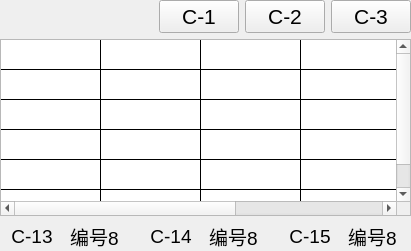
   <widget class="QWidget" name="widget_2" native="true">
    <property name="geometry">
     <rect>
      <x>0</x>
      <y>700</y>
      <width>411</width>
      <height>251</height>
     </rect>
    </property>
    <widget class="QWidget" name="verticalLayoutWidget">
     <property name="geometry">
      <rect>
       <x>0</x>
       <y>0</y>
       <width>411</width>
       <height>251</height>
      </rect>
     </property>
     <layout class="QVBoxLayout" name="verticalLayout">
      <item>
       <layout class="QHBoxLayout" name="horizontalLayout_17">
        <item>
         <spacer name="horizontalSpacer">
          <property name="orientation">
           <enum>Qt::Horizontal</enum>
          </property>
          <property name="sizeHint" stdset="0">
           <size>
            <width>208</width>
            <height>20</height>
           </size>
          </property>
         </spacer>
        </item>
        <item>
         <widget class="QPushButton" name="pushButton">
          <property name="font">
           <font>
            <pointsize>16</pointsize>
           </font>
          </property>
          <property name="text">
           <string>C-1</string>
          </property>
         </widget>
        </item>
        <item>
         <widget class="QPushButton" name="pushButton_2">
          <property name="font">
           <font>
            <pointsize>16</pointsize>
           </font>
          </property>
          <property name="text">
           <string>C-2</string>
          </property>
         </widget>
        </item>
        <item>
         <widget class="QPushButton" name="pushButton_3">
          <property name="font">
           <font>
            <pointsize>16</pointsize>
           </font>
          </property>
          <property name="text">
           <string>C-3</string>
          </property>
         </widget>
        </item>
       </layout>
      </item>
      <item>
       <widget class="QTableWidget" name="tableWidget_2">
        <property name="font">
         <font>
          <pointsize>11</pointsize>
         </font>
        </property>
        <property name="styleSheet">
         <string notr="true">gridline-color: rgb(0, 0, 0);</string>
        </property>
        <property name="dragDropOverwriteMode">
         <bool>true</bool>
        </property>
        <property name="selectionMode">
         <enum>QAbstractItemView::NoSelection</enum>
        </property>
        <property name="textElideMode">
         <enum>Qt::ElideLeft</enum>
        </property>
        <property name="verticalScrollMode">
         <enum>QAbstractItemView::ScrollPerItem</enum>
        </property>
        <property name="horizontalScrollMode">
         <enum>QAbstractItemView::ScrollPerItem</enum>
        </property>
        <property name="rowCount">
         <number>6</number>
        </property>
        <property name="columnCount">
         <number>5</number>
        </property>
        <attribute name="horizontalHeaderVisible">
         <bool>false</bool>
        </attribute>
        <attribute name="horizontalHeaderShowSortIndicator" stdset="0">
         <bool>false</bool>
        </attribute>
        <attribute name="horizontalHeaderStretchLastSection">
         <bool>true</bool>
        </attribute>
        <attribute name="verticalHeaderVisible">
         <bool>false</bool>
        </attribute>
        <attribute name="verticalHeaderStretchLastSection">
         <bool>true</bool>
        </attribute>
        <row>
         <property name="text">
          <string>新建行</string>
         </property>
         <property name="font">
          <font>
           <family>Agency FB</family>
           <pointsize>11</pointsize>
          </font>
         </property>
        </row>
        <row>
         <property name="text">
          <string>新建行</string>
         </property>
         <property name="font">
          <font>
           <family>Agency FB</family>
           <pointsize>11</pointsize>
          </font>
         </property>
        </row>
        <row>
         <property name="text">
          <string>新建行</string>
         </property>
         <property name="font">
          <font>
           <family>Agency FB</family>
           <pointsize>11</pointsize>
          </font>
         </property>
        </row>
        <row>
         <property name="text">
          <string>新建行</string>
         </property>
         <property name="font">
          <font>
           <family>Agency FB</family>
           <pointsize>11</pointsize>
          </font>
         </property>
        </row>
        <row>
         <property name="text">
          <string>新建行</string>
         </property>
         <property name="font">
          <font>
           <family>Agency FB</family>
           <pointsize>11</pointsize>
          </font>
         </property>
        </row>
        <row/>
        <column>
         <property name="text">
          <string>新建列</string>
         </property>
         <property name="font">
          <font>
           <pointsize>11</pointsize>
          </font>
         </property>
        </column>
        <column>
         <property name="text">
          <string>新建列</string>
         </property>
         <property name="font">
          <font>
           <pointsize>11</pointsize>
          </font>
         </property>
        </column>
        <column>
         <property name="text">
          <string>新建列</string>
         </property>
         <property name="font">
          <font>
           <family>Agency FB</family>
           <pointsize>11</pointsize>
          </font>
         </property>
        </column>
        <column>
         <property name="text">
          <string>新建列</string>
         </property>
         <property name="font">
          <font>
           <family>Agency FB</family>
           <pointsize>11</pointsize>
          </font>
         </property>
        </column>
        <column/>
        <item row="0" column="0">
         <property name="text">
          <string/>
         </property>
         <property name="font">
          <font>
           <pointsize>11</pointsize>
          </font>
         </property>
        </item>
       </widget>
      </item>
      <item>
       <layout class="QHBoxLayout" name="horizontalLayout_16">
        <item>
         <widget class="QLabel" name="label_10">
          <property name="minimumSize">
           <size>
            <width>0</width>
            <height>25</height>
           </size>
          </property>
          <property name="maximumSize">
           <size>
            <width>120</width>
            <height>16777215</height>
           </size>
          </property>
          <property name="font">
           <font>
            <pointsize>14</pointsize>
           </font>
          </property>
          <property name="text">
           <string>C-13</string>
          </property>
          <property name="alignment">
           <set>Qt::AlignCenter</set>
          </property>
         </widget>
        </item>
        <item>
         <widget class="QLabel" name="label_12">
          <property name="maximumSize">
           <size>
            <width>120</width>
            <height>16777215</height>
           </size>
          </property>
          <property name="font">
           <font>
            <pointsize>14</pointsize>
           </font>
          </property>
          <property name="text">
           <string>编号8</string>
          </property>
          <property name="alignment">
           <set>Qt::AlignLeading|Qt::AlignLeft|Qt::AlignVCenter</set>
          </property>
         </widget>
        </item>
        <item>
         <widget class="QLabel" name="label_11">
          <property name="maximumSize">
           <size>
            <width>120</width>
            <height>16777215</height>
           </size>
          </property>
          <property name="font">
           <font>
            <pointsize>14</pointsize>
           </font>
          </property>
          <property name="text">
           <string>C-14</string>
          </property>
          <property name="alignment">
           <set>Qt::AlignCenter</set>
          </property>
         </widget>
        </item>
        <item>
         <widget class="QLabel" name="label_15">
          <property name="maximumSize">
           <size>
            <width>120</width>
            <height>16777215</height>
           </size>
          </property>
          <property name="font">
           <font>
            <pointsize>14</pointsize>
           </font>
          </property>
          <property name="text">
           <string>编号8</string>
          </property>
          <property name="alignment">
           <set>Qt::AlignLeading|Qt::AlignLeft|Qt::AlignVCenter</set>
          </property>
         </widget>
        </item>
        <item>
         <widget class="QLabel" name="label_14">
          <property name="maximumSize">
           <size>
            <width>120</width>
            <height>16777215</height>
           </size>
          </property>
          <property name="font">
           <font>
            <pointsize>14</pointsize>
           </font>
          </property>
          <property name="text">
           <string>C-15</string>
          </property>
          <property name="alignment">
           <set>Qt::AlignCenter</set>
          </property>
         </widget>
        </item>
        <item>
         <widget class="QLabel" name="label_13">
          <property name="maximumSize">
           <size>
            <width>120</width>
            <height>16777215</height>
           </size>
          </property>
          <property name="font">
           <font>
            <pointsize>14</pointsize>
           </font>
          </property>
          <property name="text">
           <string>编号8</string>
          </property>
          <property name="alignment">
           <set>Qt::AlignLeading|Qt::AlignLeft|Qt::AlignVCenter</set>
          </property>
         </widget>
        </item>
       </layout>
      </item>
     </layout>
    </widget>
   </widget>
